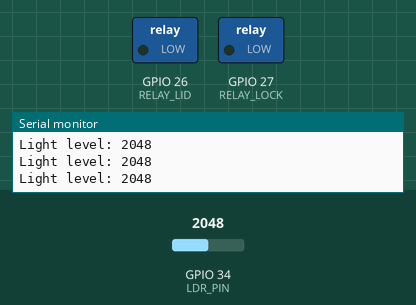
A sketch run on a simulated ESP32. Parts: switched loads named in the sketch (green lamp = pin HIGH), the last lines printed to the serial monitor. Inputs (shaded band) come from the test bench; at power-on: GPIO 34 (LDR_PIN) = 2048. WiFi joins after 1.5 s; servers stay silent unless stated; no MQTT or app messages arrive unless stated.

Above: at 4.2 s.
4.3 s: GPIO 34 (LDR_PIN) set to 540
5.8 s: GPIO 34 (LDR_PIN) set to 456
At 6.6 s:
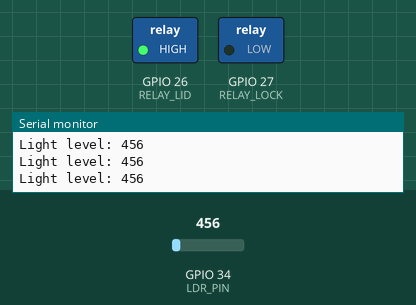
12.1 s: GPIO 34 (LDR_PIN) set to 1228
At 13.4 s:
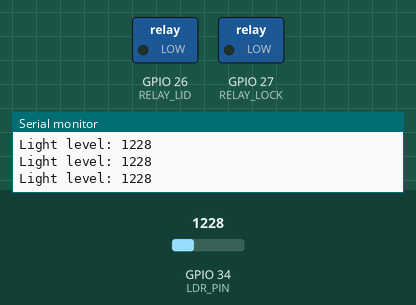
Timing chart, 0 to 14.7 s (numbered marks = the images above; inputs shaded):
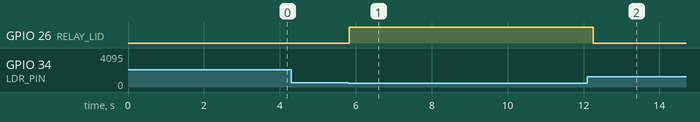

Measured:
- the behaviour switches between 500 and 499 on GPIO 34 (LDR_PIN) (found by bisection; images 0 and 1)
- after the input at 5.8 s, GPIO 26 (RELAY_LID): LOW → HIGH at once
- after the input at 12.1 s, GPIO 26 (RELAY_LID): HIGH → LOW after 0.15 s

The sketch:

smart_entrance.ino
```cpp
#include <WiFi.h>
#include <PubSubClient.h>
#include <SPI.h>
#include <MFRC522.h>
#include <Adafruit_Fingerprint.h>
#include <HardwareSerial.h>

// WiFi settings
const char* ssid = "ccc";
const char* password = "00000000";

// Network settings
WiFiClient wifiClient;
PubSubClient mqttClient(wifiClient);

// Pin Definitions
#define RST_PIN         5
#define SS_PIN          22
#define LDR_PIN         34
#define RELAY_LID       26
#define RELAY_LOCK      27

// RFID
MFRC522 mfrc522(SS_PIN, RST_PIN);

// Fingerprint sensor
HardwareSerial mySerial(2); // Use Hardware Serial 2 for ESP32
Adafruit_Fingerprint finger = Adafruit_Fingerprint(&mySerial);

// Global variables
uint8_t id;
volatile int finger_status = -1;
int is_stored_new_fingerprint = 0;
int fingerprint_ID = 0;
String message = "";

void setup() {
  Serial.begin(115200);

  // Initialize WiFi
  WiFi.begin(ssid, password);
  while (WiFi.status() != WL_CONNECTED) {
    delay(1000);
    Serial.print(".");
  }
  Serial.println("\nConnected to WiFi");

  // Initialize MQTT
  mqttClient.setServer("broker.hivemq.com", 1883);
  mqttClient.setCallback(callback);

  // Initialize RFID
  SPI.begin();
  mfrc522.PCD_Init();

  // Initialize Fingerprint sensor
  mySerial.begin(57600, SERIAL_8N1, 16, 17); // RX=16, TX=17
  finger.begin(57600);
  if (finger.verifyPassword()) {
    Serial.println("Found fingerprint sensor!");
  } else {
    Serial.println("Did not find fingerprint sensor");
    while (1) { delay(1); }
  }

  // Initialize pins
  pinMode(LDR_PIN, INPUT);
  pinMode(RELAY_LID, OUTPUT);
  pinMode(RELAY_LOCK, OUTPUT);
  digitalWrite(RELAY_LID, LOW);
  digitalWrite(RELAY_LOCK, LOW);
}

void loop() {
  if (!mqttClient.connected()) {
    reconnect();
  }
  mqttClient.loop();

  // Read LDR
  int lightLevel = analogRead(LDR_PIN);
  Serial.println("Light level: " + String(lightLevel));
  if (lightLevel < 500) {
    digitalWrite(RELAY_LID, HIGH);
  } else {
    digitalWrite(RELAY_LID, LOW);
  }

  // Check fingerprint
  finger_status = getFingerprintID();
  if (finger_status != -1 && finger_status != -2) {
    Serial.println("Fingerprint match found: " + String(finger_status));
    mqttClient.publish("qou/hebron/pro/smartControlEntrance/fingerprint_msg", "correct fingerprint_ID");
  }

  delay(100);
}

void reconnect() {
  while (!mqttClient.connected()) {
    Serial.print("Attempting MQTT connection...");
    if (mqttClient.connect("ArduinoClient")) {
      Serial.println("connected");
      mqttClient.subscribe("qou/hebron/pro/smartControlEntrance/1");
      mqttClient.subscribe("qou/hebron/pro/smartControlEntrance/2");
    } else {
      Serial.print("failed, rc=");
      Serial.print(mqttClient.state());
      Serial.println(" try again in 5 seconds");
      delay(5000);
    }
  }
}

void callback(char* topic, byte* payload, unsigned int length) {
  String message = "";
  for (int i = 0; i < length; i++) {
    message += (char)payload[i];
  }
  Serial.println("Message received: " + String(topic) + " " + message);
}

int getFingerprintID() {
  uint8_t p = finger.getImage();
  if (p != FINGERPRINT_OK) return -1;

  p = finger.image2Tz();
  if (p != FINGERPRINT_OK) return -1;

  p = finger.fingerFastSearch();
  if (p != FINGERPRINT_OK) return -2;

  return finger.fingerID;
}

uint8_t getFingerprintEnroll() {
  int p = -1;
  Serial.println("Waiting for valid finger to enroll");

  while (p != FINGERPRINT_OK) {
    p = finger.getImage();
    if (p == FINGERPRINT_OK) {
      Serial.println("Image taken");
      break;
    }
    delay(100);
  }

  p = finger.image2Tz(1);
  if (p != FINGERPRINT_OK) return p;

  Serial.println("Remove finger");
  delay(2000);

  p = 0;
  while (p != FINGERPRINT_NOFINGER) {
    p = finger.getImage();
  }

  Serial.println("Place same finger again");

  p = -1;
  while (p != FINGERPRINT_OK) {
    p = finger.getImage();
    delay(100);
  }

  p = finger.image2Tz(2);
  if (p != FINGERPRINT_OK) return p;

  p = finger.createModel();
  if (p != FINGERPRINT_OK) return p;

  p = finger.storeModel(id);
  if (p == FINGERPRINT_OK) {
    Serial.println("Stored!");
    is_stored_new_fingerprint = 1;
    return 1;
  }
  return p;
}
```
